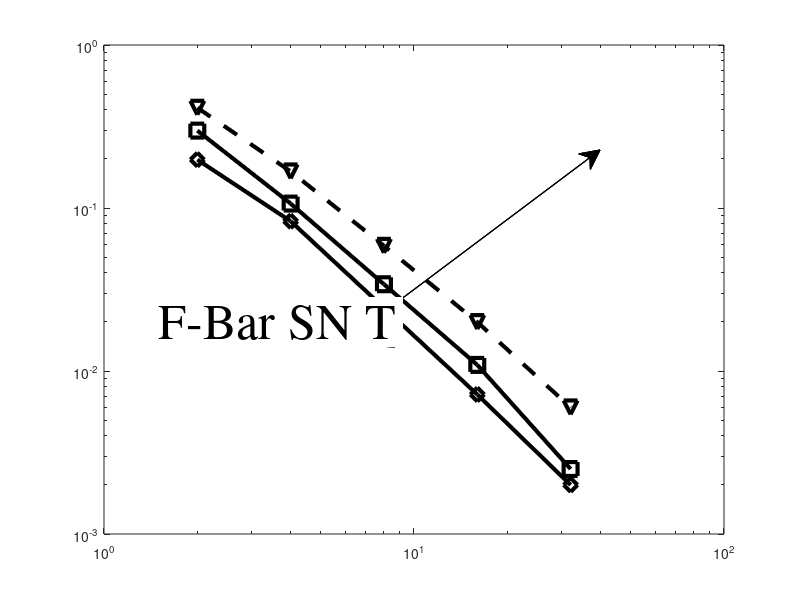

Write the MATLAB code that produced this figure. (Note: this script raises an error after producing the figure.)
function plot_Cook_3D_strain_abaqus
font='Times';
Legends = {};
Data = {};
Description = {};
convutip=6.932;
convutip=6.9083;% for 128x128 mesh

function s=n2style(d)
switch d
    case 'F-Bar SN Q'
        s='ks-';
    case 'F-Bar SN T'
        s='kv--';
    case 'Q1E4'
        s='kd-';
    otherwise
        s=name_to_style(d);
end
end

Data{end+1}=[
   22.0000   11.0000    2.7500    1.3750 
   [5.332, 6.096, 6.6, 6.661]*1.0392
];'';Description{end+1} ='Q1E4';
Data{end+1}=[
   22.0000   11.0000    5.5000    2.7500    1.3750
   4.847, 6.173, 6.673, 6.833, 6.891
];Description{end+1} ='F-Bar SN Q';
Data{end+1}=[
   22.0000   11.0000    5.5000    2.7500    1.3750
   4.0605, 5.7504, 6.5034, 6.7704, 6.867
];Description{end+1} ='F-Bar SN T';

Data{end+1}=[
   5.500000000000000   7.333333333333333  11.000000000000000  22.000000000000000
   6.895646945396894   6.852368871271234   6.642006177730575   4.883541280078670
   ];'';Description{end+1} ='H8MSGSO';

% Data{end+1}=[
%    22.000000000000000  11.000000000000000   7.333333333333333   5.500000000000000
%    5.752894698151852   6.394590517131232   6.608753451671958   6.705988200436940
% ];'';Description{end+1} ='H20R';

figure('Position',[100,100,640,700]);
% for j=1:(length(Data))
%     data=Data{j};
%     n=44./data(1,:); uz=data(2,:);
%     %     [xestim, beta, c, residual] = richextrapol(se([1,2,3]),h([1,2,3]));
%     %         loglog(n,abs((uz-convutip)/convutip),name_to_style(Description{j}),'lineWIDTH', 3, 'markersize',10); hold on;
%     plot(n,uz/convutip,n2style(Description{j}),'lineWIDTH', 3, 'markersize',10); hold on;
%     annotation('textarrow', [0.5,  0.75], [0.5,  0.75], 'string',Description{j},'TextBackground','w','color','k','fontname','times','fontsize',36)
% end
%
% % set(gca,'XLim', [100, 1000]);
% % set(gca,'YLim', [0.001, 1.0]);
% xlabel ('Number of elements per side')
% % ylabel ('Est. True Error of Deflection')
% ylabel ('Deflection')
% % legend(Description,'Location','Southeast')
% set(gca,'Position',[0.2 0.17 0.75 0.78]);
% options.FontSize=30;
% set_pub_defaults(gcf,options);
% % set_decades_on_axis (gca)
% hold on; grid on; figure (gcf);
% % title( ['Fiber reinforced cantilever, iso'])
% % saveas(gcf,[mfilename '.png']);
% % saveas(gcf,[mfilename '.fig']);
% %  saveas(gcf,[mfilename '.eps']);
% %  close  all


%
figure('Position',[100,100,640,700]);
for j=1:(length(Data))
    data=Data{j};
    n=44./data(1,:); uz=data(2,:);
    %     [xestim, beta, c, residual] = richextrapol(se([1,2,3]),h([1,2,3]));
            loglog(n,abs((uz-convutip)/convutip),n2style(Description{j}),'lineWIDTH', 3, 'markersize',10); hold on;
            %     plot(n,uz,name_to_style(Description{j}),'lineWIDTH', 3, 'markersize',10); hold on;
    annotation('textarrow', [0.5,  0.75], [0.5,  0.75], 'string',Description{j},'TextBackground','w','color','k','fontname','times','fontsize',36)
end

% set(gca,'XLim', [100, 1000]);
% set(gca,'YLim', [0.001, 1.0]);
xlabel ('Number of elements per side')
ylabel ('Est. True Error of Deflection')
% ylabel ('Deflection')
% legend(Description,'Location','Southeast')
set(gca,'Position',[0.2 0.17 0.75 0.78]);
options.FontSize=30;
set_pub_defaults(gcf,options);
set_decades_on_axis (gca)
hold on; grid on; figure (gcf);
% title( ['Fiber reinforced cantilever, iso'])
% saveas(gcf,[mfilename '.png']);
% saveas(gcf,[mfilename '.fig']);
%  saveas(gcf,[mfilename '.eps']);
%  close  allend
end
